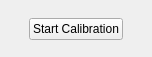
<?xml version="1.0" encoding="UTF-8"?>
<ui version="4.0">
 <class>Calibration::CPressureSensor</class>
 <widget class="QWidget" name="Calibration::CPressureSensor">
  <property name="geometry">
   <rect>
    <x>0</x>
    <y>0</y>
    <width>152</width>
    <height>57</height>
   </rect>
  </property>
  <property name="windowTitle">
   <string>Form</string>
  </property>
  <layout class="QGridLayout" name="gridLayout">
   <item row="1" column="1">
    <widget class="QPushButton" name="startButton">
     <property name="text">
      <string>Start Calibration</string>
     </property>
    </widget>
   </item>
   <item row="1" column="2">
    <spacer name="horizontalSpacer_2">
     <property name="orientation">
      <enum>Qt::Horizontal</enum>
     </property>
     <property name="sizeHint" stdset="0">
      <size>
       <width>3</width>
       <height>20</height>
      </size>
     </property>
    </spacer>
   </item>
   <item row="0" column="1">
    <spacer name="verticalSpacer">
     <property name="orientation">
      <enum>Qt::Vertical</enum>
     </property>
     <property name="sizeHint" stdset="0">
      <size>
       <width>20</width>
       <height>0</height>
      </size>
     </property>
    </spacer>
   </item>
   <item row="1" column="0">
    <spacer name="horizontalSpacer">
     <property name="orientation">
      <enum>Qt::Horizontal</enum>
     </property>
     <property name="sizeHint" stdset="0">
      <size>
       <width>3</width>
       <height>20</height>
      </size>
     </property>
    </spacer>
   </item>
   <item row="2" column="1">
    <spacer name="verticalSpacer_2">
     <property name="orientation">
      <enum>Qt::Vertical</enum>
     </property>
     <property name="sizeHint" stdset="0">
      <size>
       <width>20</width>
       <height>1</height>
      </size>
     </property>
    </spacer>
   </item>
  </layout>
 </widget>
 <resources/>
 <connections/>
</ui>
